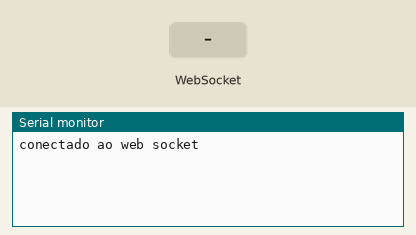
A sketch run on a simulated ESP8266 (NodeMCU). Parts: the last lines printed to the serial monitor. The inputs (shaded band) are chosen by the test bench. WiFi joins after 1.5 s; servers stay silent unless stated.

Above: at 2.7 s.
2.8 s: WebSocket text "more" received
At 3.6 s:
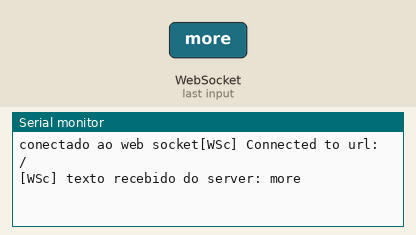
4.3 s: WebSocket text "1" received
At 4.8 s:
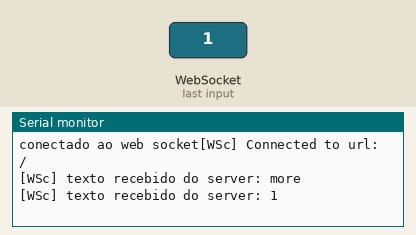

The sketch:

websocket_client_esp12.ino
```cpp
#include <StringSplitter.h>
#include <DHTesp.h>
#include <SoftwareSerial.h>

/*
   WebSocketClient.ino

    Created on: 24.05.2015

*/

#include <ESP8266WiFi.h>
#include <ESP8266WiFiMulti.h>
#include <WebSocketsClient.h>

String data = "";
ESP8266WiFiMulti WiFiMulti;
WebSocketsClient webSocket;

SoftwareSerial s(D6, D5); // (Rx, Tx)

void webSocketEvent(WStype_t type, uint8_t * payload, size_t length) {

  switch (type) {
    case WStype_DISCONNECTED:
      Serial.printf("[WSc] Disconnected!\n");
      break;
    case WStype_CONNECTED: {
        Serial.printf("[WSc] Connected to url: %s\n", payload);

        // send message to server when Connected
        webSocket.sendTXT("connected");
      }
      break;
    case WStype_TEXT:
      Serial.printf("[WSc] texto recebido do server: %s\n", payload);
      if (String((char *)payload) == "more") {
        // send message to server
        webSocket.sendTXT(data);
        break;
      }
  }

}

void setup() {

  Serial.begin(9600);
  s.begin(9600);

  WiFiMulti.addAP("name", "password");

  WiFi.disconnect();
  while (WiFiMulti.run() != WL_CONNECTED) {
    delay(500);
    Serial.print(".");
  }

  // server address, port and URL
  webSocket.begin("192.168.0.184", 81);

  //event handler
  webSocket.onEvent(webSocketEvent);
  Serial.print("conectado ao web socket");

  //use HTTP Basic Authorization this is optional remove if not needed
  //webSocket.setAuthorization("user", "Password");

  // try ever 5000 again if connection has failed
  webSocket.setReconnectInterval(5000);

  //  start heartbeat (optional)
  //  ping server every 15000 ms
  //  expect pong from server within 3000 ms
  //  consider connection disconnected if pong is not received 4 times
  webSocket.enableHeartbeat(15000, 3000, 4);

}

/**
   Função que lê uma string da Serial
   e retorna-a
*/
String leStringSerial() {
  String conteudo = "";
  char caractere;

  // Enquanto receber algo pela serial
  while (s.available() > 0) {
    // Lê byte da serial
    caractere = s.read();
    // Ignora caractere de quebra de linha
    if (caractere != '\n') {
      // Concatena valores
      conteudo.concat(caractere);
    }
    // Aguarda buffer serial ler próximo caractere
    delay(10);
  }
  return conteudo;
}

void loop() {

  // Se receber algo pela serial
  if (s.available() > 0) {
    // Lê toda string recebida
    data = leStringSerial();
  }
  webSocket.loop();


}
```

Measured:
- after the input at 2.8 s, the serial monitor: prints a new line at once (image 1)
- after the input at 4.3 s, the serial monitor: prints a new line at once (image 2)
